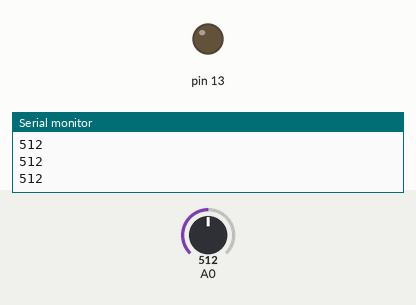
This sketch was run on a simulated Arduino Uno, built with avr-gcc and run on an emulated ATmega328P. On the bench: output pins drawn as LEDs (lit = HIGH), the last lines printed to the serial monitor. The inputs (shaded band) are chosen by the test bench; at power-on: A0 = 512.

Above: at 1.2 s.
1.3 s: A0 set to 988
2.8 s: A0 set to 1013
At 4.1 s:
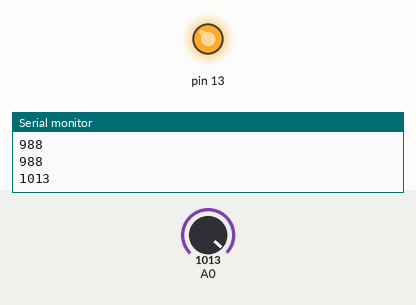
5.8 s: A0 set to 990
At 6.6 s:
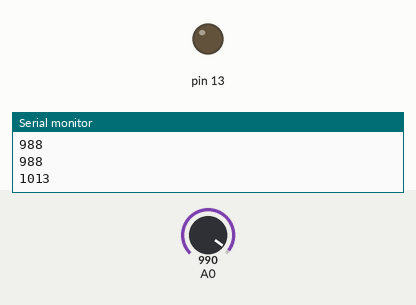
7.3 s: A0 set to 1010
At 8.7 s:
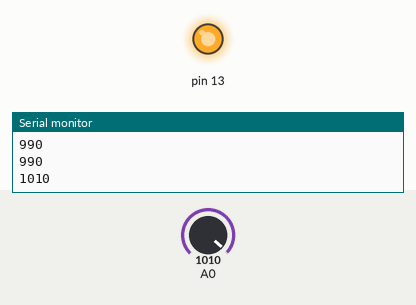
Timing chart, 0 to 10.8 s (numbered marks = the images above; inputs shaded):
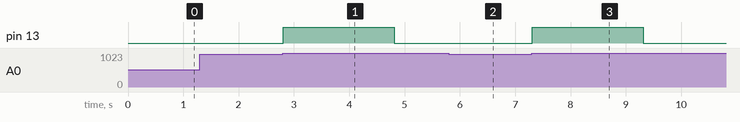

The sketch:

touch_led_2.ino
```cpp
int val;
int current_status=1;

void setup() {
pinMode(13,OUTPUT);
pinMode(A0,INPUT);
Serial.begin(9600);
}

void loop() {
val = analogRead(A0);
Serial.println(val);

if ((val > 1000) && (current_status == 1) ){
  digitalWrite(13,HIGH);
  delay(2000);
  current_status = 0;
}
if ((val > 1000) && (current_status == 0) ){
  digitalWrite(13,LOW);
  delay(2000);
  current_status = 1;
}
//delay(2000);
}
```

Measured:
- the behaviour switches between 1000 and 1001 on A0 (found by bisection; images 0 and 1)
- after the input at 2.8 s, pin 13: LOW → HIGH at once, → LOW 2.0 s later
- after the input at 5.8 s, pin 13: stays LOW (without the input it goes to HIGH after 1.0 s)
- after the input at 7.3 s, pin 13: LOW → HIGH at once, → LOW 2.0 s later
